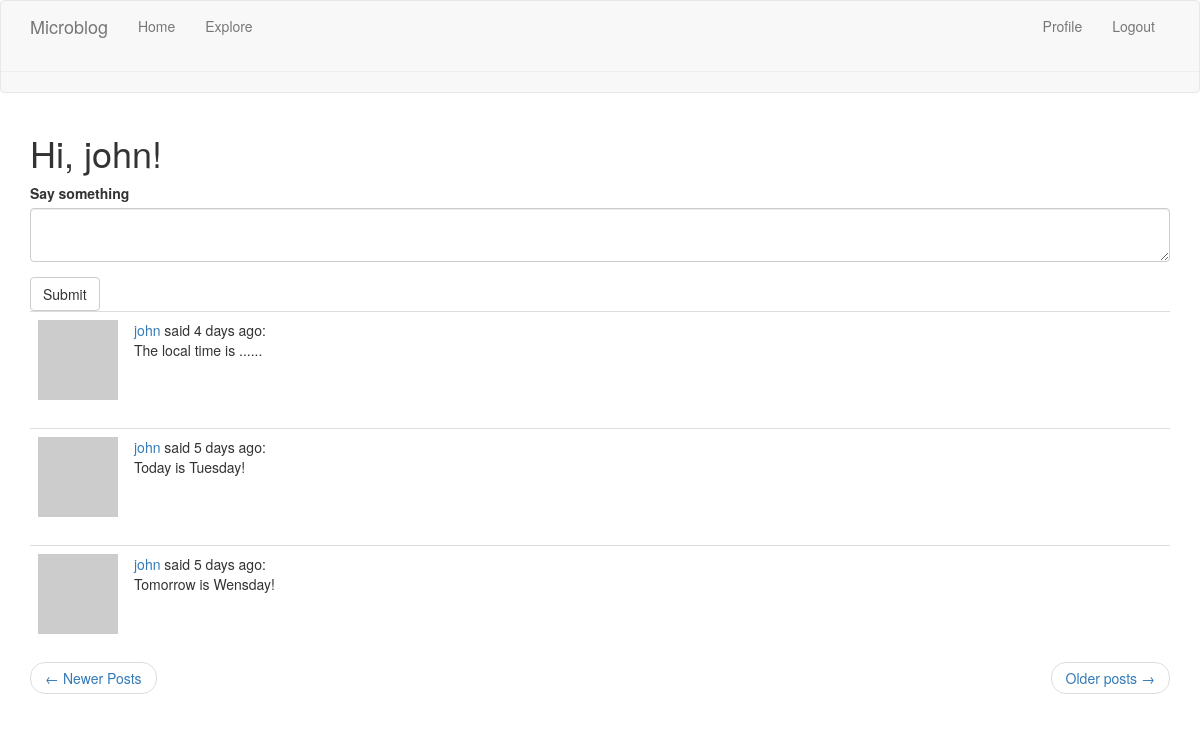
Before: /index (signed in) with the older database file.
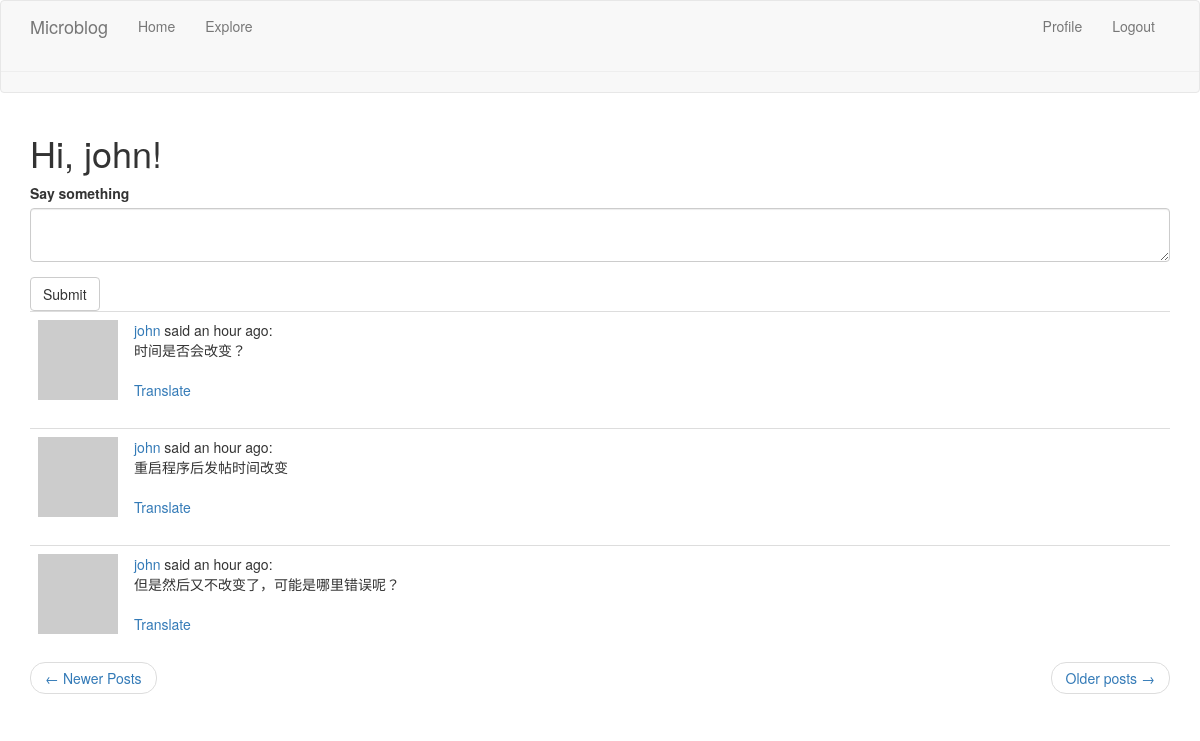
After: the same page with the newer database file.
### app/models.py (models this page shows, shortened)
class User(UserMixin, db.Model):
    id = db.Column(db.Integer, primary_key=True)
    username = db.Column(db.String(64), index=True, unique=True)
    email = db.Column(db.String(120), index=True, unique=True)
    password_hash = db.Column(db.String(128))
    posts = db.relationship('Post', backref='author', lazy='dynamic')
    about_me = db.Column(db.String(140))
    last_seen = db.Column(db.DateTime, default=datetime.utcnow)
    followed = db.relationship(
        'User', secondary=followers,
        primaryjoin=(followers.c.follower_id == id),
        secondaryjoin=(followers.c.followed_id == id),
        backref=db.backref('followers', lazy='dynamic'), lazy='dynamic')
    def avatar(self, size):
        digest = md5(self.email.lower().encode('utf-8')).hexdigest()
        return 'https://www.gravatar.com/avatar/{}?d=identicon&s={}'.format(
            digest, size)
    def followed_posts(self):
        followed = Post.query.join(
            followers, (followers.c.followed_id == Post.user_id)).filter(
            followers.c.follower_id == self.id)
        own = Post.query.filter_by(user_id=self.id)
        return followed.union(own).order_by(Post.timestamp.desc())

class Post(db.Model):
    id = db.Column(db.Integer, primary_key=True)
    body = db.Column(db.String(40))
    timestamp = db.Column(db.DateTime, index=True, default=datetime.utcnow())
    user_id = db.Column(db.Integer, db.ForeignKey('user.id'))
    language = db.Column(db.String(5))

### app/routes.py (the view, shortened to what this page needs)
@app.route('/', methods=['GET', 'POST'])
@app.route('/index', methods=['GET', 'POST'])
@login_required
def index():
    form = PostForm()
    page = request.args.get('page', 1, type=int)
    posts = current_user.followed_posts().paginate(
        page, app.config['POSTS_PER_PAGE'], False)
    next_url = url_for('index', page=posts.next_num) if posts.has_next else None
    prev_url = url_for('index', page=posts.prev_num) if posts.has_prev else None
    return render_template("index.html", title=_('Home'), form=form, posts=posts.items,
                           next_url=next_url, prev_url=prev_url)

### app/forms.py
class PostForm(FlaskForm):
    post = TextAreaField(_l('Say something'), validators=[DataRequired()])
    submit = SubmitField(_l('Submit'))

### app/models.py (called while the page is built)
@login.user_loader
def load_user(id):
    return User.query.get(int(id))

### app/routes.py (called while the page is built)
@app.before_request
def before_request():
    if current_user.is_authenticated:
        current_user.last_seen = datetime.utcnow()
        db.session.commit()
    g.locale = str(get_locale())

### app/templates/index.html
{% extends "base.html" %}
{% import 'bootstrap/wtf.html' as wtf %}
{% block app_content %}
    <h1>{{ _('Hi, %(username)s!', username=current_user.username) }}</h1>
    {% if form %}
        {{ wtf.quick_form(form) }}
    {% endif %}
    {% for post in posts %}
        {% include '_post.html' %}
    {% endfor %}
    <nav aria-label="...">
        <ul class="pager">
            <li class="previous{% if not prev_url %} diabled {% endif %}">
                <a href="{{ prev_url or '#'}}">
                    <span aria-hidden="true">&larr;</span> {{ _('Newer Posts') }}
                </a>
            </li>
            <li class="next{% if not next_url%} disable {% endif %}">
                <a href="{{ next_url or '#'}}">
                    {{ _('Older posts') }}  <span aria-hidden="true">&rarr;</span>
                </a>
            </li>
        </ul>
    </nav>
{% endblock %}

### app/templates/base.html (shortened to what this page needs)
{% extends 'bootstrap/base.html' %}
{% block navbar %}
    <nav class="navbar navbar-default">
        <div class="container">
            <div class="navbar-header">
                <a class="navbar-brand" href="{{ url_for('index') }}">Microblog</a>
            </div>
            <div class="collapse navbar-collapse" id="bs-example-navbar-collapse-1">
                <ul class="nav navbar-nav">
                    <li><a href="{{ url_for('index') }}">{{ _('Home') }}</a></li>
                    <li><a href="{{ url_for('explore') }}">{{ _('Explore') }}</a></li>
                </ul>
                <ul class="nav navbar-nav navbar-right">
                    {% if current_user.is_anonymous %}
                    <li><a href="{{ url_for('login') }}">{{ _('Login') }}</a></li>
                    {% else %}
                    <li><a href="{{ url_for('user', username=current_user.username) }}">{{ _('Profile') }}</a></li>
                    <li><a href="{{ url_for('logout') }}">{{ _('Logout') }}</a></li>
                    {% endif %}
                </ul>
            </div>
        </div>
        <hr>
    </nav>
{% endblock %}
{% block content %}
    <div class="container">
        {% block app_content%}{% endblock %}
    </div>
{% endblock %}

### app/templates/_post.html (shortened to what this page needs)
<table class="table table-hover">
    <tr>
        <td width="70px" >
            <a href="{{ url_for('user', username=post.author.username) }}">
                <img src="{{ post.author.avatar(36) }}">
            </a>
        </td>
        <td>
            {{ _('%(username)s said %(when)s',
                username=user_link, when=moment(post.timestamp).fromNow()) }}:
            <br>
            <span id="post{{ post.id }}">{{ post.body }}</span>
            {% if post.language and post.language != g.locale %}
            <br><br>
            <span id="translation{{ post.id}}">
                <a href="javascript:translate(
                    '#post{{ post.id}}',
                    '#translation{{post.id}}',
                    '{{ post.language}}',
                    '{{ g.locale}}');">{{ _('Translate')}}</a>
            </span>
            {% endif %}
        </td>
    </tr>
</table>

Changed rows visible on the page:
no longer on this page (row unchanged): Post: body "The local time is ......"
no longer on this page (row unchanged): Post: body "Today is Tuesday!"
no longer on this page (row unchanged): Post: body "Tomorrow is Wensday!"
added Post: body "时间是否会改变？"
added Post: body "重启程序后发帖时间改变"
added Post: body "但是然后又不改变了，可能是哪里错误呢？"
